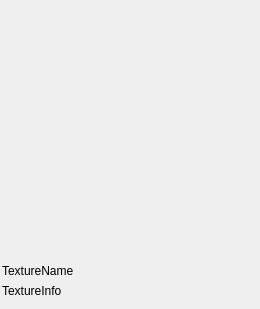
<?xml version="1.0" encoding="UTF-8"?>
<ui version="4.0">
 <class>WTexturePreviewPanel</class>
 <widget class="QWidget" name="WTexturePreviewPanel">
  <property name="geometry">
   <rect>
    <x>0</x>
    <y>0</y>
    <width>260</width>
    <height>305</height>
   </rect>
  </property>
  <property name="sizePolicy">
   <sizepolicy hsizetype="Fixed" vsizetype="Fixed">
    <horstretch>0</horstretch>
    <verstretch>0</verstretch>
   </sizepolicy>
  </property>
  <property name="windowTitle">
   <string>Form</string>
  </property>
  <layout class="QVBoxLayout" name="verticalLayout">
   <property name="leftMargin">
    <number>2</number>
   </property>
   <property name="topMargin">
    <number>2</number>
   </property>
   <property name="rightMargin">
    <number>2</number>
   </property>
   <item>
    <widget class="WTextureGLWidget" name="TextureGLWidget" native="true">
     <property name="sizePolicy">
      <sizepolicy hsizetype="Fixed" vsizetype="Fixed">
       <horstretch>0</horstretch>
       <verstretch>0</verstretch>
      </sizepolicy>
     </property>
     <property name="minimumSize">
      <size>
       <width>256</width>
       <height>256</height>
      </size>
     </property>
    </widget>
   </item>
   <item>
    <widget class="QLabel" name="TextureNameLabel">
     <property name="text">
      <string>TextureName</string>
     </property>
     <property name="wordWrap">
      <bool>true</bool>
     </property>
    </widget>
   </item>
   <item>
    <widget class="QLabel" name="TextureInfoLabel">
     <property name="text">
      <string>TextureInfo</string>
     </property>
    </widget>
   </item>
  </layout>
 </widget>
 <customwidgets>
  <customwidget>
   <class>WTextureGLWidget</class>
   <extends>QWidget</extends>
   <header>WTextureGLWidget.h</header>
   <container>1</container>
  </customwidget>
 </customwidgets>
 <resources/>
 <connections/>
</ui>
